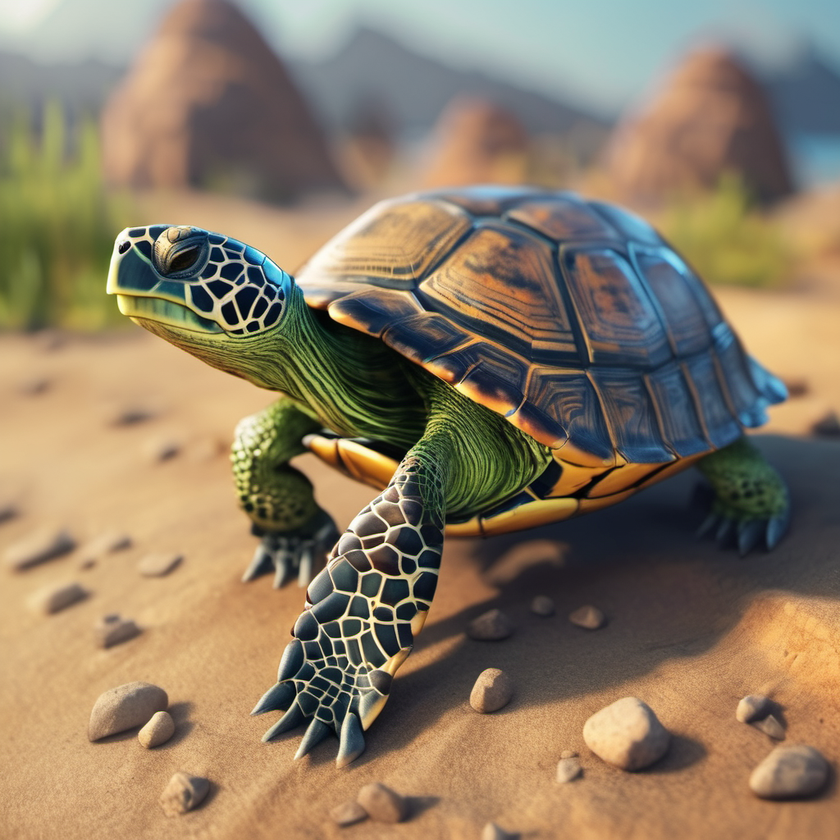
#> input picture blogging/matplot/imshow.png, 840 x 840 px, shrunk from 1024 x 1024 before the run
$ python b0026_matplot_imshow.py
#> lines starting #> are read from the running program, lines starting #| are printed output that depends on the picture
import matplotlib.image as img
import matplotlib.pyplot as plt
import numpy as np

image = img.imread('./imshow.png')
#> image is the input picture: shape (840, 840, 3) float32; mean R, G, B 0.55, 0.486, 0.396
# image array
# [[[0.9372549  0.9254902  0.89411765]
#   [0.91764706 0.92941177 0.89411765]
#   [0.9137255  0.93333334 0.8901961 ]
#   ...
plt.imshow(image, cmap='viridis')
plt.colorbar()
plt.title('Array to image')
plt.show()
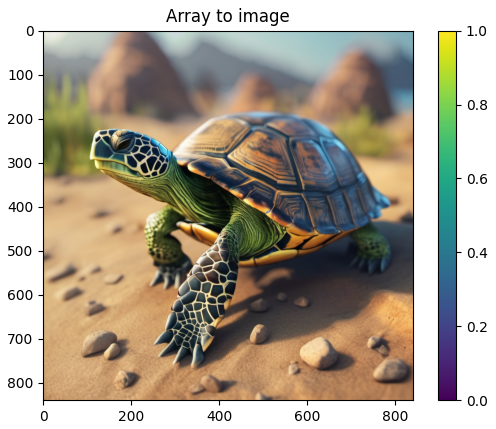
#> figure drawn by matplotlib, 2 panels

# Color Gray
plt.imshow(image[:,:,[0,0,0]], cmap='viridis')
plt.colorbar()
plt.title('Array to image')
plt.show()
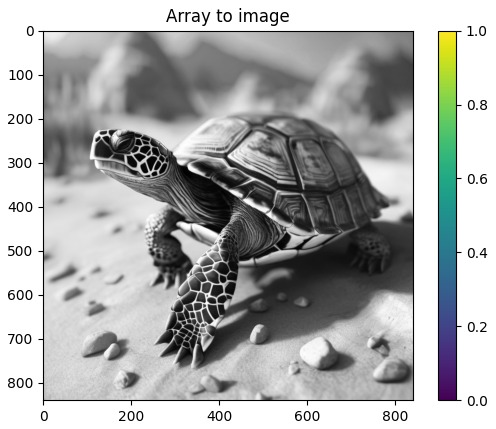
#> figure drawn by matplotlib, 2 panels

# Gray Channel
plt.imshow(image[:,:,0], cmap='gray')
plt.colorbar()
plt.title('Array to image')
plt.show()
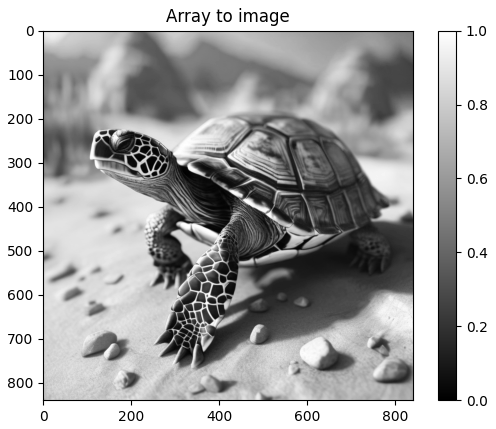
#> figure drawn by matplotlib, 2 panels
